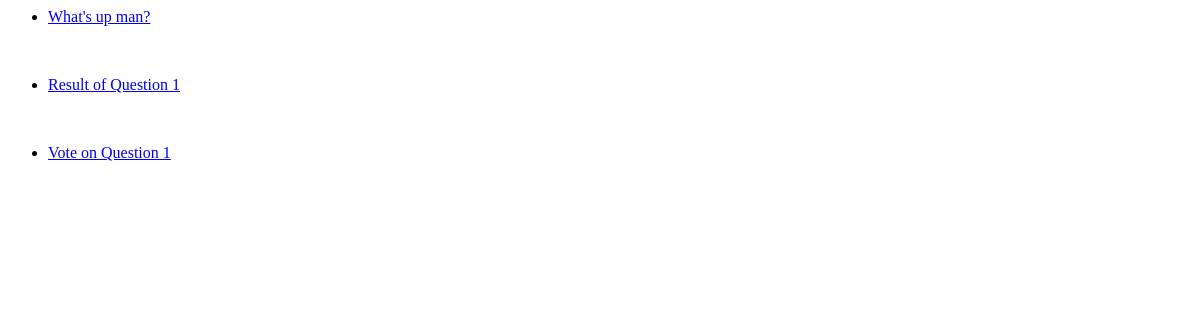
The page /polls/ on the database as committed earlier.
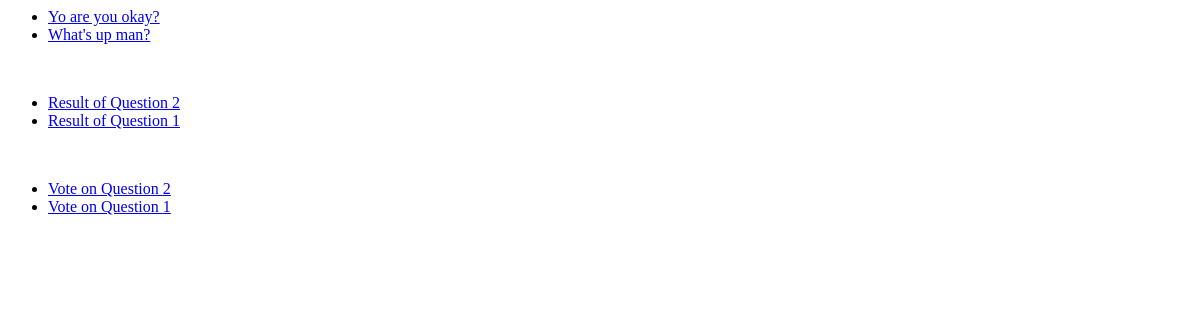
The same page on the database as committed later.
### polls/models.py (models this page shows, shortened)
class Question(models.Model):
  question_text = models.CharField(max_length = 200)
  pub_date = models.DateTimeField('data published')

### polls/views.py (the view)
# urls.py: path('', views.index, name = 'index'),
def index(request):
  latest_question_list = Question.objects.order_by("-pub_date")[:5]
  template = loader.get_template("polls/index.html")
  context = {"latest_question_list": latest_question_list}
  return HttpResponse(template.render(context, request))

### polls/templates/polls/index.html (shortened to what this page needs)
{% if latest_question_list %}
<ul>
  {% for question in latest_question_list %}
  <li><a href="/polls/{{ question.id }}/">{{ question.question_text }}</a></li>
  {% endfor %}
</ul>
<ul>
  {% for question in latest_question_list %}
  <li><a href="/polls/{{ question.id }}/results">Result of Question {{ question.id }}</a></li>
  {% endfor %}
</ul>
<ul>
  {% for question in latest_question_list %}
  <li><a href="/polls/{{ question.id }}/vote">Vote on Question {{ question.id }}</a></li>
  {% endfor %}
</ul>
{% else %}
<p>No polls are available.</p>
{% endif %}

Rows that differ between the two databases and show on the page:
added Question: question_text "Yo are you okay?", id "2"
